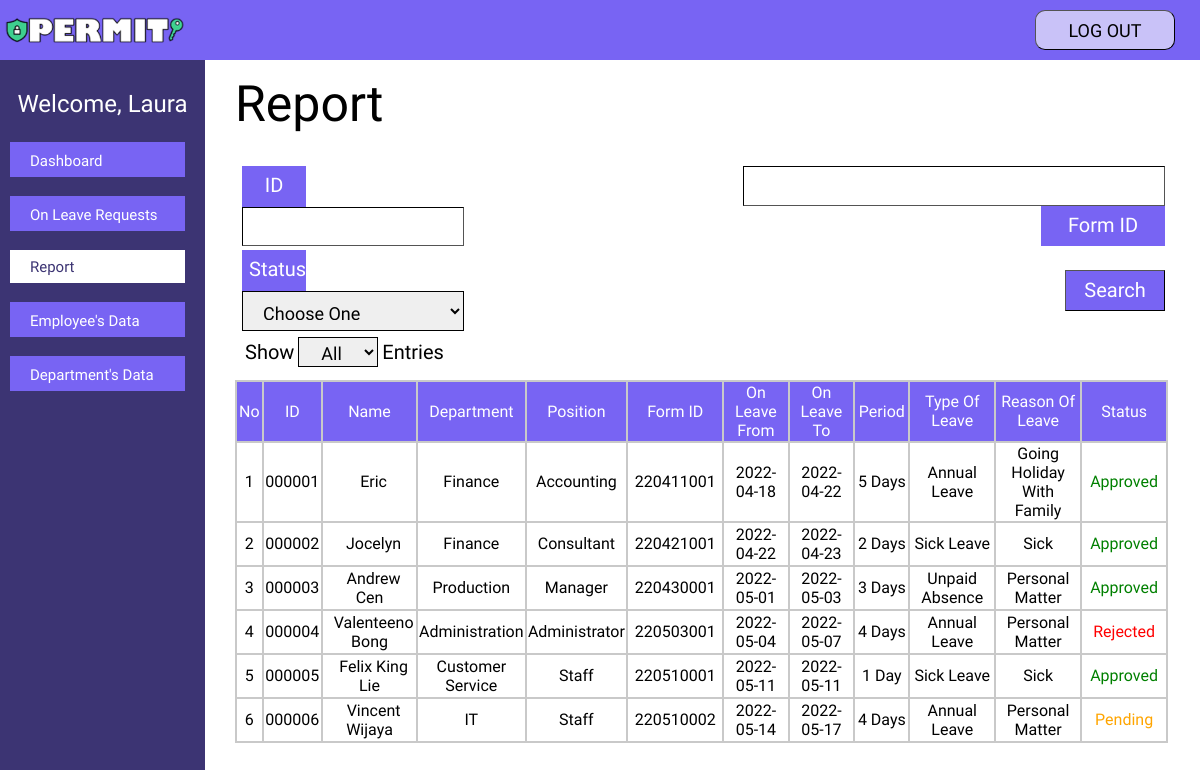
Before: /permit/admin/admin_report/admin_report.php (signed in) with the older database file.
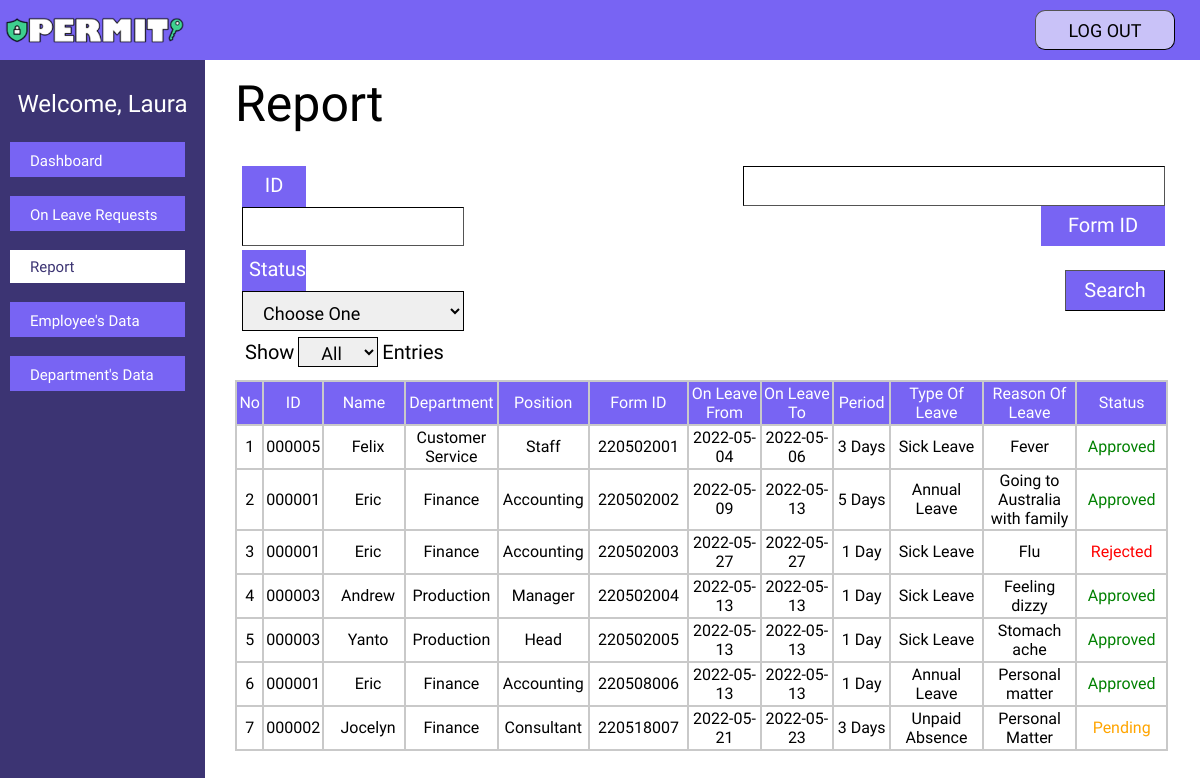
After: the same page with the newer database file.
### tables this page shows
CREATE TABLE `request_on_leave` (
  `id` int(6) UNSIGNED ZEROFILL DEFAULT NULL,
  `name` varchar(30) NOT NULL,
  `position` varchar(30) NOT NULL,
  `department` varchar(30) NOT NULL,
  `form_id` int(11) NOT NULL,
  `on_leave_from` date NOT NULL,
  `on_leave_to` date NOT NULL,
  `period` int(11) NOT NULL,
  `type_of_leave` varchar(20) NOT NULL,
  `reason_of_leave` varchar(100) NOT NULL,
  `approvement_by` varchar(30) NOT NULL,
  `status` varchar(15) NOT NULL
);

### permit/class/CRUD.php (called while the page is built, shortened)
<?php
class CRUD extends database{
    public function select($table,$rows="*",$where = null){
        if ( $where != null ) {
            $sql="SELECT $rows FROM $table WHERE $where";
        }
        else{
            $sql="SELECT $rows FROM $table";
        }
        $this->sql = $result = $this->mysqli->query( $sql );
    }
}

### permit/class/database.php (called while the page is built, shortened)
<?php
    class database{
        protected $servername='localhost';
        protected $username='root';
        protected $password='';
        protected $dbname='permit';
        public function __construct(){
            $this->mysqli = new mysqli( $this->servername,$this->username,$this->password,$this->dbname );
        }
    }

### permit/admin/admin_report/admin_report.php (the view, shortened to what the changed rows need)
<!DOCTYPE html>
<html lang="en">
<head>
    <link rel="stylesheet" href="admin_report6.css">
    <link rel="stylesheet" href="https://cdnjs.cloudflare.com/ajax/libs/font-awesome/4.7.0/css/font-awesome.min.css">
</head>
<body>
    <div class="a-main">
        <br>
        <br>
        <?php
            $b = new CRUD();
            if (isset($_POST['totaldata'])) {
                $totaldata = $_POST['totaldata'];
                if($totaldata == "All"){
                    $b->select("request_on_leave","*");
                }else{
                    $b->select_limit("request_on_leave","*","","$totaldata");
                }
            $form = $b -> sql;
            }else{
                $b -> select("request_on_leave","*");
                $form = $b -> sql;
            }
        ?>
        <div class= "tabel">
            <table border="1" bordercolor="#c9c9c9" width="100%" cellspacing ="0">
            <tr bgcolor="#7864F3">
                    <th width= 30px height=40px>No</th>
                    <th width= 60px>ID</th>
                    <th width= 130px>Name</th>
                    <th width= 100px>Department</th>
                    <th width= 100px>Position</th>
                    <th width= 130px>Form ID</th>
                    <th width= 130px>On Leave From</th>
                    <th width= 130px>On Leave To</th>
                    <th width= 70px>Period</th>
                    <th width= 150px>Type Of Leave</th>
                    <th width= 150px>Reason Of Leave</th>
                    <th width= 130px>Status</th>
                </tr>
                <?php
                        $no=1;
                        while($formdata = mysqli_fetch_array($form)){
                            $period = $formdata['period'];
                            if ($period>1){
                                $period = "Days";
                            }elseif($period=1){
                                $period = "Day";
                            }
                            $status = $formdata['status'];
                            if ($status=="Approved"){
                                $color = "green";
                            }
                            elseif ($status=="Rejected"){
                                $color ="red";
                            }
                            elseif ($status=="Pending"){
                                $color ="orange";
                            }
                    ?>
                <tr bgcolor="white">
                    <td height=40px><?php echo $no++; ?></td>
                    <td><?php echo $formdata ['id']; ?></td>
                    <td>&ensp;<?php echo $formdata ['name']; ?></td>
                    <td><?php echo $formdata ['department']; ?></td>
                    <td><?php echo $formdata ['position']; ?></td>
                    <td><?php echo $formdata ['form_id']; ?></td>
                    <td><?php echo $formdata ['on_leave_from']; ?></td>
                    <td><?php echo $formdata ['on_leave_to']; ?></td>
                    <td><?php echo $formdata ['period'].' '.$period; ?></td>
                    <td><?php echo $formdata ['type_of_leave'];?></td>
                    <td><?php echo $formdata ['reason_of_leave'];?></td>
                    <td style=<?php echo "color:".$color;?>><?php echo $formdata ['status']; ?></td>
                </tr>
                <?php
                }
                ?>
            </table>
        </div>
    </div>
</body>
</html>

Changed rows visible on the page:
removed request_on_leave: id "000001", name "Eric", department "Finance", position "Accounting", form_id "220411001", on_leave_from "2022-04-18", on_leave_to "2022-04-22", period "5", period "Days", type_of_leave "Annual Leave", reason_of_leave "Going Holiday With Family", status "Approved"
removed request_on_leave: id "000002", name "Jocelyn", department "Finance", position "Consultant", form_id "220421001", on_leave_from "2022-04-22", on_leave_to "2022-04-23", period "2", period "Days", type_of_leave "Sick Leave", reason_of_leave "Sick", status "Approved"
removed request_on_leave: id "000003", name "Andrew Cen", department "Production", position "Manager", form_id "220430001", on_leave_from "2022-05-01", on_leave_to "2022-05-03", period "3", period "Days", type_of_leave "Unpaid Absence", reason_of_leave "Personal Matter", status "Approved"
removed request_on_leave: id "000004", name "Valenteeno Bong", department "Administration", position "Administrator", form_id "220503001", on_leave_from "2022-05-04", on_leave_to "2022-05-07", period "4", period "Days", type_of_leave "Annual Leave", reason_of_leave "Personal Matter", status "Rejected"
removed request_on_leave: id "000005", name "Felix King Lie", department "Customer Service", position "Staff", form_id "220510001", on_leave_from "2022-05-11", on_leave_to "2022-05-11", period "1", period "Day", type_of_leave "Sick Leave", reason_of_leave "Sick", status "Approved"
removed request_on_leave: id "000006", name "Vincent Wijaya", department "IT", position "Staff", form_id "220510002", on_leave_from "2022-05-14", on_leave_to "2022-05-17", period "4", period "Days", type_of_leave "Annual Leave", reason_of_leave "Personal Matter", status "Pending"
added request_on_leave: id "000005", name "Felix", department "Customer Service", position "Staff", form_id "220502001", on_leave_from "2022-05-04", on_leave_to "2022-05-06", period "3", period "Days", type_of_leave "Sick Leave", reason_of_leave "Fever", status "Approved"
added request_on_leave: id "000001", name "Eric", department "Finance", position "Accounting", form_id "220502002", on_leave_from "2022-05-09", on_leave_to "2022-05-13", period "5", period "Days", type_of_leave "Annual Leave", reason_of_leave "Going to Australia with family", status "Approved"
added request_on_leave: id "000001", name "Eric", department "Finance", position "Accounting", form_id "220502003", on_leave_from "2022-05-27", on_leave_to "2022-05-27", period "1", period "Day", type_of_leave "Sick Leave", reason_of_leave "Flu", status "Rejected"
added request_on_leave: id "000003", name "Andrew", department "Production", position "Manager", form_id "220502004", on_leave_from "2022-05-13", on_leave_to "2022-05-13", period "1", period "Day", type_of_leave "Sick Leave", reason_of_leave "Feeling dizzy", status "Approved"
added request_on_leave: id "000003", name "Yanto", department "Production", position "Head", form_id "220502005", on_leave_from "2022-05-13", on_leave_to "2022-05-13", period "1", period "Day", type_of_leave "Sick Leave", reason_of_leave "Stomach ache", status "Approved"
added request_on_leave: id "000001", name "Eric", department "Finance", position "Accounting", form_id "220508006", on_leave_from "2022-05-13", on_leave_to "2022-05-13", period "1", period "Day", type_of_leave "Annual Leave", reason_of_leave "Personal matter", status "Approved"
added request_on_leave: id "000002", name "Jocelyn", department "Finance", position "Consultant", form_id "220518007", on_leave_from "2022-05-21", on_leave_to "2022-05-23", period "3", period "Days", type_of_leave "Unpaid Absence", reason_of_leave "Personal Matter", status "Pending"
